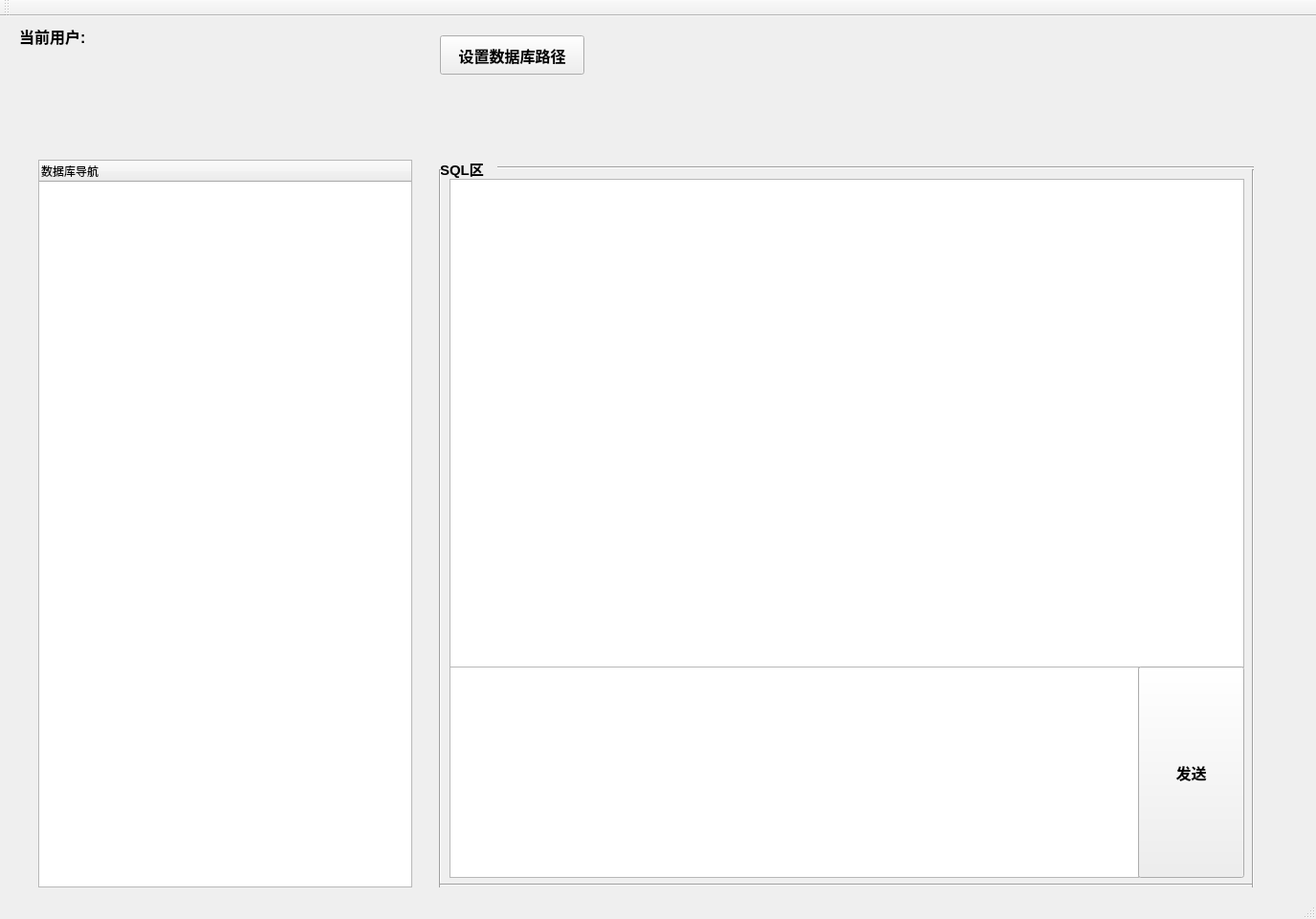
<?xml version="1.0" encoding="UTF-8"?>
<ui version="4.0">
 <class>MainWindow</class>
 <widget class="QMainWindow" name="MainWindow">
  <property name="geometry">
   <rect>
    <x>0</x>
    <y>0</y>
    <width>1376</width>
    <height>961</height>
   </rect>
  </property>
  <property name="windowTitle">
   <string>MainWindow</string>
  </property>
  <widget class="QWidget" name="centralwidget">
   <widget class="QStackedWidget" name="stackedWidget">
    <property name="geometry">
     <rect>
      <x>-20</x>
      <y>0</y>
      <width>1391</width>
      <height>941</height>
     </rect>
    </property>
    <property name="currentIndex">
     <number>0</number>
    </property>
    <widget class="QWidget" name="page">
     <widget class="QTextEdit" name="Terminal">
      <property name="geometry">
       <rect>
        <x>490</x>
        <y>170</y>
        <width>831</width>
        <height>511</height>
       </rect>
      </property>
      <property name="font">
       <font>
        <pointsize>12</pointsize>
       </font>
      </property>
      <property name="readOnly">
       <bool>true</bool>
      </property>
     </widget>
     <widget class="QTextEdit" name="sqlEdit">
      <property name="geometry">
       <rect>
        <x>490</x>
        <y>680</y>
        <width>721</width>
        <height>221</height>
       </rect>
      </property>
      <property name="font">
       <font>
        <pointsize>11</pointsize>
        <bold>true</bold>
       </font>
      </property>
     </widget>
     <widget class="QLabel" name="label">
      <property name="geometry">
       <rect>
        <x>480</x>
        <y>150</y>
        <width>69</width>
        <height>19</height>
       </rect>
      </property>
      <property name="font">
       <font>
        <pointsize>11</pointsize>
        <bold>true</bold>
       </font>
      </property>
      <property name="text">
       <string>SQL区</string>
      </property>
     </widget>
     <widget class="Line" name="line">
      <property name="geometry">
       <rect>
        <x>540</x>
        <y>150</y>
        <width>791</width>
        <height>16</height>
       </rect>
      </property>
      <property name="orientation">
       <enum>Qt::Orientation::Horizontal</enum>
      </property>
     </widget>
     <widget class="Line" name="line_2">
      <property name="geometry">
       <rect>
        <x>470</x>
        <y>160</y>
        <width>20</width>
        <height>751</height>
       </rect>
      </property>
      <property name="orientation">
       <enum>Qt::Orientation::Vertical</enum>
      </property>
     </widget>
     <widget class="Line" name="line_3">
      <property name="geometry">
       <rect>
        <x>480</x>
        <y>900</y>
        <width>851</width>
        <height>16</height>
       </rect>
      </property>
      <property name="orientation">
       <enum>Qt::Orientation::Horizontal</enum>
      </property>
     </widget>
     <widget class="Line" name="line_4">
      <property name="geometry">
       <rect>
        <x>1320</x>
        <y>160</y>
        <width>20</width>
        <height>751</height>
       </rect>
      </property>
      <property name="orientation">
       <enum>Qt::Orientation::Vertical</enum>
      </property>
     </widget>
     <widget class="QPushButton" name="SubmitSQL">
      <property name="geometry">
       <rect>
        <x>1210</x>
        <y>680</y>
        <width>111</width>
        <height>221</height>
       </rect>
      </property>
      <property name="font">
       <font>
        <pointsize>12</pointsize>
        <bold>true</bold>
       </font>
      </property>
      <property name="text">
       <string>发送</string>
      </property>
     </widget>
     <widget class="QPushButton" name="SetPath">
      <property name="geometry">
       <rect>
        <x>480</x>
        <y>20</y>
        <width>151</width>
        <height>41</height>
       </rect>
      </property>
      <property name="font">
       <font>
        <pointsize>12</pointsize>
        <bold>true</bold>
       </font>
      </property>
      <property name="text">
       <string>设置数据库路径</string>
      </property>
     </widget>
     <widget class="QTreeWidget" name="treeWidget">
      <property name="geometry">
       <rect>
        <x>60</x>
        <y>150</y>
        <width>391</width>
        <height>761</height>
       </rect>
      </property>
      <column>
       <property name="text">
        <string>数据库导航</string>
       </property>
      </column>
     </widget>
     <widget class="QLabel" name="currentUserTabel">
      <property name="geometry">
       <rect>
        <x>40</x>
        <y>0</y>
        <width>131</width>
        <height>41</height>
       </rect>
      </property>
      <property name="font">
       <font>
        <pointsize>12</pointsize>
        <bold>true</bold>
       </font>
      </property>
      <property name="text">
       <string>当前用户:</string>
      </property>
     </widget>
    </widget>
    <widget class="QWidget" name="page_3"/>
    <widget class="QWidget" name="page_2"/>
   </widget>
  </widget>
  <widget class="QMenuBar" name="menubar">
   <property name="geometry">
    <rect>
     <x>0</x>
     <y>0</y>
     <width>1376</width>
     <height>25</height>
    </rect>
   </property>
  </widget>
  <widget class="QToolBar" name="toolBar">
   <property name="windowTitle">
    <string>toolBar</string>
   </property>
   <attribute name="toolBarArea">
    <enum>TopToolBarArea</enum>
   </attribute>
   <attribute name="toolBarBreak">
    <bool>false</bool>
   </attribute>
  </widget>
  <widget class="QStatusBar" name="statusBar"/>
 </widget>
 <resources/>
 <connections/>
</ui>
